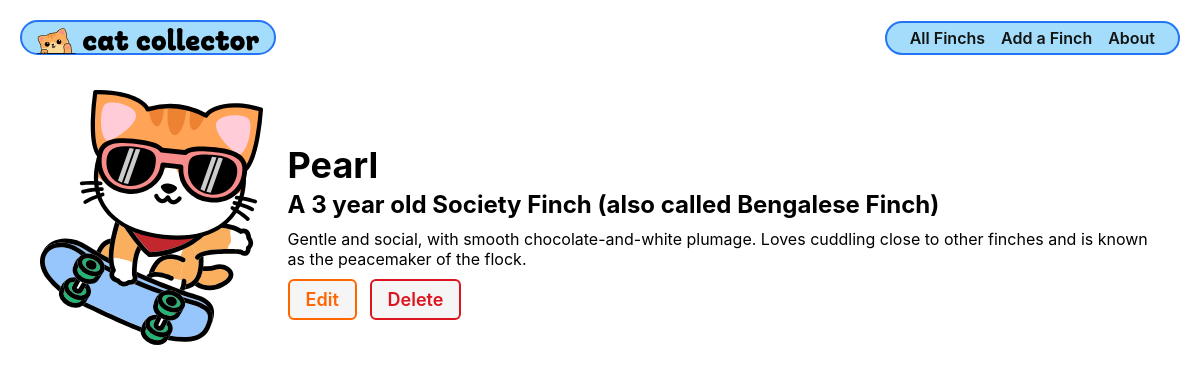
The app's page /finchs/2/ with its own data.
### main_app/models.py (models this page shows, shortened)
class Finch(models.Model):
    name = models.CharField(max_length=100)
    breed = models.CharField(max_length=100)
    description = models.TextField(max_length=250)
    age = models.IntegerField()

### main_app/views.py (the view)
# urls.py: path('finchs/<int:finch_id>/', views.finch_detail, name='finch-detail'),
def finch_detail(request, finch_id):
    finch = Finch.objects.get(id=finch_id)
    return render(request, 'finchs/detail.html', {'finch': finch})

### main_app/templates/finchs/detail.html
{% extends 'base.html' %}
{% load static %}
{% block head %}
<link rel="stylesheet" href="{% static 'css/finchs/finch-detail.css' %}" />
{% endblock %}
{% block content %}
<section class="cat-container">
  <div class="cat-img">
    <img src="{% static 'images/sk8r-boi-cat.svg' %}" alt="A skater boy cat" />
  </div>
  <div class="cat-details">
    <h1>{{ finch.name }}</h1>
    {% if finch.age > 0 %}
      <h2>A {{ finch.age }} year old {{ finch.breed }}</h2>
    {% else %}
      <h2>A {{ finch.breed }} bird.</h2>
    {% endif %}
    <p>{{ finch.description }}</p>
    <div class="cat-actions">
    <a href="{% url 'finch-update' finch.id %}" class="btn warn">Edit</a>
    <a href="{% url 'finch-delete' finch.id %}" class="btn danger">Delete</a>
    </div>
  </div>
</section>
{% endblock %}

### main_app/static/css/base.css (style rules this page uses)
html { box-sizing: border-box; }
*, *::before, *::after { box-sizing: inherit; }
:root { font-size: 62.5%; }
body { margin: 0; display: flex; flex-direction: column; align-items: center; font-family: -apple-system, BlinkMacSystemFont, 'Segoe UI', 'Roboto', 'Oxygen', 'Ubuntu', 'Cantarell', 'Fira Sans', 'Droid Sans', 'Helvetica Neue', sans-serif; min-height: 100vh; --nav-bg: rgba(104, 197, 248, 0.7); --nav-bg-ff: rgba(104, 197, 248, 0.9); --borders: rgb(36, 116, 248) solid 2px; --text-color: rgb(17, 20, 17); --link-hover-color: rgb(16, 56, 158); --button-bg: rgb(245, 245, 245); --button-bg-hover: rgb(226, 226, 226); --submit: rgb(26, 128, 0); --warn: rgb(255, 102, 0); --danger: rgb(220, 20, 30); --secondary: rgb(57, 57, 57); --card-box-shadow: 5px 5px 6px -1px #aaa; --font-xtreme: 4.2rem; --font-xxl: 3.6rem; --font-xl: 2.4rem; --font-l: 1.8rem; --font-reg: 1.6rem; --card-border-radius: 6px; }
h2 { font-size: var(--font-xl); }
.btn { font-size: var(--font-l); padding: 8px 16px; border-radius: 6px; border-width: 2px; border-style: solid; text-decoration: none; background-color: var(--button-bg); font-weight: 600; cursor: pointer; font-family: inherit; margin-right: 10px; }
.warn { color: var(--warn); border-color: var(--warn); }
.danger { color: var(--danger); border-color: var(--danger); }

### main_app/static/css/finchs/finch-detail.css (style rules this page uses)
.cat-container { padding: 35px 30px; display: flex; flex-direction: column; align-items: center; justify-content: center; }
.cat-img { width: 75%; max-width: 350px; }
.cat-details { width: 98%; }
.cat-actions { margin-top: 20px; }
.cat-details h1 { font-size: var(--font-xxl); margin: 15px 0 3px; }
.cat-details h2 { font-size: var(--font-xl); margin: 0 0 10px; margin-top: 0; margin-bottom: 10px; }
.cat-details p { font-size: var(--font-reg); margin: 5px 0; }
@media only screen and (min-width: 768px) { .cat-container { padding: 35px 30px; flex-direction: row; align-items: center; justify-content: start; } }
@media only screen and (min-width: 768px) { .cat-img { width: 25%; max-width: 250px; margin-right: 25px; } }

### records on screen
Finch: name "Pearl", age "3", breed "Society Finch (also called Bengalese Finch)", description "Gentle and social, with smooth chocolate-and-white plumage. Loves cuddling close to other finches and is known as the peacemaker of the flock."
